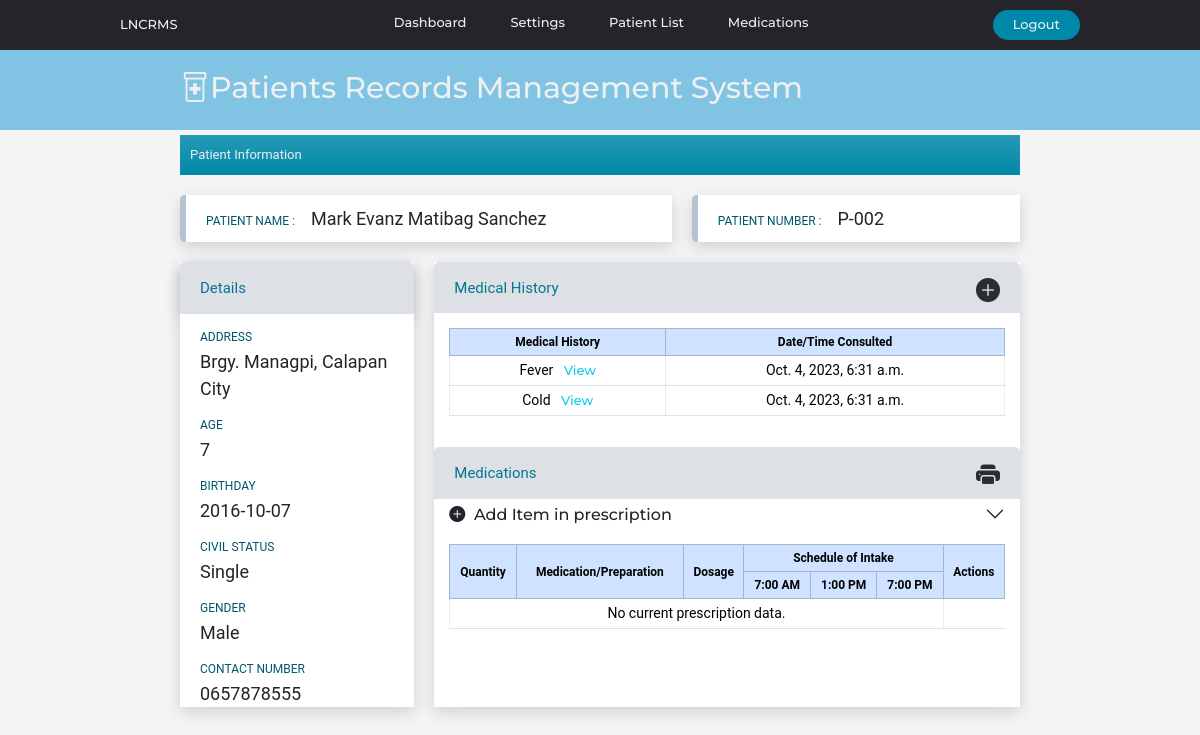
The app's page /patientinfo/23, older data.
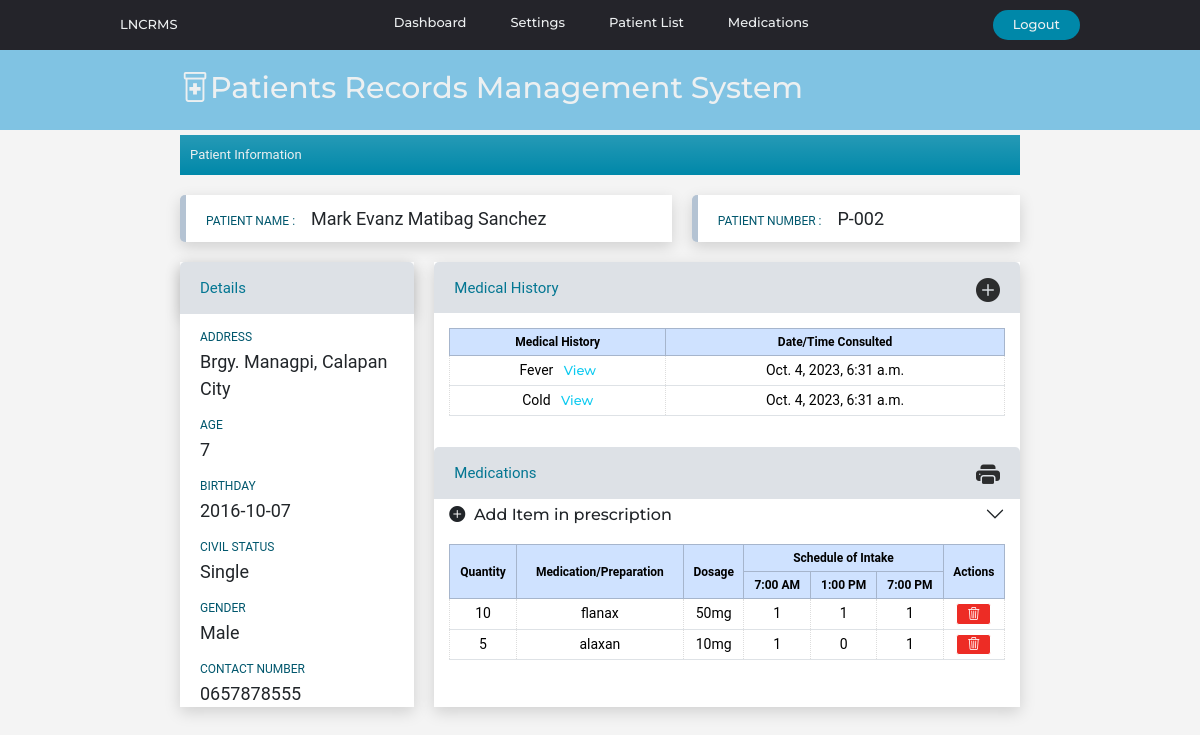
The same page, newer data.
### website/models.py (models this page shows, shortened)
class Patient(models.Model):
    created_at = models.DateTimeField(auto_now_add=True)
    patient_code=models.CharField(max_length=50)
    first_name = models.CharField(max_length=50)
    middle_name = models.CharField(max_length=50)
    last_name = models.CharField(max_length=50)
    age = models.CharField(max_length=50)
    bday = models.CharField(max_length=50,default='')
    civil_status = models.CharField(max_length=50,default='')
    gender = models.CharField(max_length=50)
    address = models.CharField(max_length=100)
    contact_number = models.CharField(max_length=50)

class Patienthistory(models.Model):
    created_at = models.DateTimeField(auto_now_add=True)
    consultCounter = models.CharField(max_length=50)
    patient_code=models.CharField(max_length=50)
    diagnosis = models.TextField(default="*under observation",max_length=500,null=True, blank=True)
    remarks = models.TextField(max_length=500,null=True, blank=True)

class Prescription(models.Model):
    created_at = models.DateField(auto_now_add=True)
    patient_code=models.CharField(max_length=50)
    quantity = models.CharField(max_length=50)
    medicine_name = models.CharField(max_length=100)
    dosage = models.CharField(max_length=50)
    morning = models.CharField(max_length=50)
    noon = models.CharField(max_length=50)
    evening = models.CharField(max_length=50)

### website/views.py (the view, shortened to what this page needs)
# urls.py: path('patientinfo/<int:pk>', views.patientinfo, name='patientinfo'),
def patientinfo(request,pk):
    context = patientinfoData(pk)
    pCode=patientinfoData(pk)['patient_record'].patient_code
    return render(request, 'patientinfo.html',context)

### website/templatetags/custom_tags.py (called while the page is built)
@register.simple_tag
def Medhistory(pcode):
    Phistory = Patienthistory.objects.filter(patient_code=pcode)
    return Phistory

### website/views.py (called while the page is built)
def patientinfoData(pk):
    medicines_list = Medicinelist.objects.all()
    patient_record = Patient.objects.get(id=pk)
    medicationrecord = Prescription.objects.filter(patient_code=patient_record.patient_code)
    context = { 'medicationrecord': medicationrecord,
               'patient_record':patient_record,
               'medicines_list':medicines_list,
               'pCode':patient_record.patient_code,
               'pID':pk,
               }
    return context

### website/templates/patientinfo.html (shortened to what this page needs)
{% extends 'index.html' %}
{% load custom_tags %}
{% block content %}
<div class="title-form bg-gradient">Patient Information</div>
<div class="info-row1">
  <div class="col1-info">
    <label class="lbl-pname">PATIENT NAME : &nbsp &nbsp </label>
    <label class="value-pname"
      >{{patient_record.first_name}} {{patient_record.middle_name}}
      {{patient_record.last_name }}
    </label>
  </div>
  <div class="col2-info">
    <label class="lbl-pname">PATIENT NUMBER : &nbsp &nbsp</label>
    <label class="value-pname">{{patient_record.patient_code}} </label>
  </div>
</div>
<div class="info-row2">
  <div class="detials-container">
    <div class="pdetails-head">
      <div class="lbl-details">Details</div>
    </div>
    <div class="pdetails-body">
      <label class="lbl-pname">ADDRESS</label><br />
      <label class="value-pname">{{patient_record.address}} </label>
    </div>
    <div class="pdetails-body">
      <label class="lbl-pname">AGE</label><br />
      <label class="value-pname">{{patient_record.age}} </label>
    </div>
    <div class="pdetails-body">
      <label class="lbl-pname">BIRTHDAY</label><br />
      <label class="value-pname">{{patient_record.bday}} </label>
    </div>
    <div class="pdetails-body">
      <label class="lbl-pname">CIVIL STATUS</label><br />
      <label class="value-pname">{{patient_record.civil_status}} </label>
    </div>
    <div class="pdetails-body">
      <label class="lbl-pname">GENDER</label><br />
      <label class="value-pname">{{patient_record.gender}} </label>
    </div>
    <div class="pdetails-body">
      <label class="lbl-pname">CONTACT NUMBER</label><br />
      <label class="value-pname">{{patient_record.contact_number}} </label>
    </div>
  </div>
  <div class="details-history">
    <div class="phistory-head">
      {% block title %}
      <div class="lbl-details">Medical History</div>
      <div class="add-medication"><a href="{% url "medicalhistorytb" patient_record.id%}"><h4><i class="bi bi-plus-circle-fill"></i></h4></a></div>
      {% endblock title %}
    </div>
            {% block content1 %}
              <div class="medicalhistorytable">
                {% Medhistory patient_record.patient_code as records %}
                <table id="table-medications" class="table table-sm table-bordered">
                  <thead class="table-primary">
                    <th>Medical History</th>
                    <th>Date/Time Consulted</th>
                </thead>
                {% for record in records %}
                <tr>
                <td>{{record.remarks}} &nbsp <a class="link link-info" href="{% url "medicalhistoryinfo" patient_record.id record.id%}">View</a></td>
                <td>{{record.created_at}}</td>
                </tr>
                {% endfor %}
                </table>
                </div>
            <div class="phistory-head">
              <div class="lbl-details">Medications</div>
              <div class="add-medication" ><a href="{% url "report" patient_record.id %}"><h4><i class="bi bi-printer-fill"></i></h4></a></div>
            </div>
                <div class="accordion accordion-flush" id="accordionFlushExample">
                <div class="accordion-item">
                  <h2 class="accordion-header">
                    <button class="accordion-button collapsed" type="button" data-bs-toggle="collapse"
                      data-bs-target="#flush-collapseOne" aria-expanded="false" aria-controls="flush-collapseOne">
                      <i class="bi bi-plus-circle-fill"></i> &nbsp Add Item in prescription
                    </button>
                  </h2>
            <div class="medicalhistorytable">
            <table id="table-medications" class="table table-sm table-bordered">
              <thead class="table-primary">
                <tr>
                <th rowspan="2">Quantity</th>
                <th rowspan="2">Medication/Preparation</th>
                <th rowspan="2">Dosage</th>
                <th colspan="3">Schedule of Intake</th>
                <th rowspan="2">Actions</th>
                </tr>
                <tr>
                  <th>7:00 AM</th>
                  <th>1:00 PM</th>
                  <th>7:00 PM</th>
                  </tr>
              </thead>
              <tbody>
                {% if medicationrecord %}
                {% for medrecord in medicationrecord %}
                <tr>
                <td>{{medrecord.quantity}}</td>
                <td>{{medrecord.medicine_name}}</td>
                <td>{{medrecord.dosage}}</td>
                <td>{{medrecord.morning}}</td>
                <td>{{medrecord.noon}}</td>
                <td>{{medrecord.evening}}</td>
                <td>
                  <a href="{% url "deleteitemprescription" patient_record.id medrecord.id %}" style="padding:0 10px;margin:0;" name="delete_presciption_item" type='submit' value="{{medrecord.id}}" id="link-delete">
                    <i class="bi bi-trash3"></i></a>
                </td>
                </tr>
                {% endfor %}
                {% else %}
                <td colspan="6">No current prescription data.</td>
                {% endif %}
              </tbody>
            </table>
            </div>
            {% endblock content1 %}
  </div>
</div>
{% endblock content %}

### website/templates/index.html (shortened to what this page needs)
{% load static %}
{% load custom_tags %}
<!DOCTYPE html>
<html>
  <head>
    <link
      href="https://cdn.jsdelivr.net/npm/bootstrap@5.3.1/dist/css/bootstrap.min.css"
      rel="stylesheet"
    />
    <link
      rel="stylesheet"
      href="https://cdn.jsdelivr.net/npm/bootstrap-icons@1.10.5/font/bootstrap-icons.css"
    />
    <link
      rel="stylesheet"
      href="https://cdn.datatables.net/1.13.6/css/jquery.dataTables.min.css"
    />
    <link rel="stylesheet" href="{% static 'style.css' %}" />
  </head>
  <body>
    {% include 'navbar.html' %}
    <div class="title-container">
      <i class="bi bi-prescription2"></i>Patients Records Management System
    </div>
    <div class="content-main">
        {% block content%}
        {% endblock %}
      </div>
  </body>
</html>

### website/templates/navbar.html
<header class="nav-bar">
    <a href="{% url "patientlist" %}"><strong class="logo-text">LNCRMS</strong></a>
    <nav>
        <ul class="nav-links">
            <li><a href="#">Dashboard</a></li>
            <li><a href="#">Settings</a></li>
            <li><a href="#">Patient List</a></li>
            <li><a href="#">Medications</a></li>
        </ul>
    </nav>
    <a href="{% url 'logoutuser' %}"><button class="logout-btn">Logout</button></a>
</header>

### website/static/style.css (style rules this page uses)
* { box-sizing:border-box; margin: 0; padding: 0; font-family: 'Roboto', sans-serif; }
body { background-color: #f4f4f4; }
header li,a,strong, button { font-family: 'Montserrat', sans-serif; font-weight: 500; font-size: 13px; color: #edf0f1; text-decoration: none; padding: 0px 0px; margin: 0px 0px; }
.nav-bar { display: flex; justify-content: space-between; align-items: center; padding: 0px 10%; background-color: #24242a ; position:sticky; top: 0px; }
.logo-text { cursor: pointer; }
.nav-links { list-style: none; padding-top: 10px; }
.nav-links li { display: inline-block; padding: 0px 20px; }
.nav-links li a { transition: all 0.3s ease 0s; }
.logout-btn { padding: 5px 20px; margin: 0px 0px; background-color: rgba(0, 136, 169, 1); border: none; border-radius: 30px; cursor: pointer; transition: all 0.3s ease 0s; }
.title-container { background-color: #80c3e3; height: 80px; font-family: 'Montserrat', sans-serif; font-weight: 500; font-size: 30px; color: #edf0f1; text-decoration: none; padding: 15px 15%; }
.content-main { height: 100%; margin: 5px 15%; }
.title-form { color: #edf0f1 ; background-color: #0088a9; width: 100%; padding: 10px; font-size: 13px; }
.left-menu lu,li { font-size: 5px; text-decoration: none; color: black; padding: 5px; list-style: none; margin: 0; }
table { width: 100%; }
th { padding: 10px; font-size: 12px; color: black; background-color: #b4c3d33c; }
tr { font-size: 14px; }
td { border: 1px dotted #ddd; width: auto; }
#link-delete { color: white; border: 1px solid white; padding: 5px 8px; background-color:rgba(235, 18, 11, 0.89); border-radius: 3px; }
.info-row1 { display: inline-flex; width: 100%; }
.info-row2 { display: inline-flex; width: 100%; }
.lbl-pname { font-size:12px; position: relative; color: #01576d; }
.value-pname { font-size: 18px; font-style: bold; }
.col1-info { margin: 20px 0; margin-right: 20px; padding: 10px 20px; background-color:white; width:60%; border-left: 6px solid #b4c3d3; border-radius: 5px 0 0 5px; box-shadow: 0 5px 15px 0 #00000026; }
.col2-info { margin: 20px 0; padding: 10px 20px; background-color:white; width:40%; border-left: 6px solid #b4c3d3; border-radius: 5px 0 0 5px; box-shadow: 0 5px 15px 0 #00000026; }
.pdetails-head { width: 100%; background-color: #6e80943c; padding: 15px 20px; border-radius: 5px 5px 0 0; box-shadow: 0 5px 15px 0 #00000026; }
.pdetails-body { padding-left:20px; padding-top: 10px; background-color: white; width: 100%; }
.lbl-details { font-size: 15px; color: #037692; }
.detials-container { margin-right: 20px; display: block; width: 40%; box-shadow: 0 5px 15px 0 #00000026; background-color:white; }
.details-history { background-color:white; width: 100%; box-shadow: 0 5px 15px 0 #00000026; }
.phistory-head { display: inline-flex; width: 100%; background-color: #6e80943c; padding: 15px 20px 0 20px; border-radius: 5px 5px 0 0; justify-content:space-between; }
.medicalhistorytable { padding: 15px; }
.add-medication { margin-left: 30px; }
.add-medication a { color:rgb(0, 0, 0,0.8); }
#table-medications { text-align: center; }
#table-medications th { vertical-align:middle; }
.accordion-button { padding: 5px 15px; margin: 0; }

Row changes from the older to the newer data that the page shows:
added Prescription: quantity "10", medicine_name "flanax", dosage "50mg", morning "1", noon "1", evening "1", {{ medrecord.id }} 20 (drawn)
added Prescription: quantity "5", medicine_name "alaxan", dosage "10mg", morning "1", noon "0", evening "1", {{ medrecord.id }} 21 (drawn)
Text that changed along with them:
text no longer shown: "No current prescription data."
